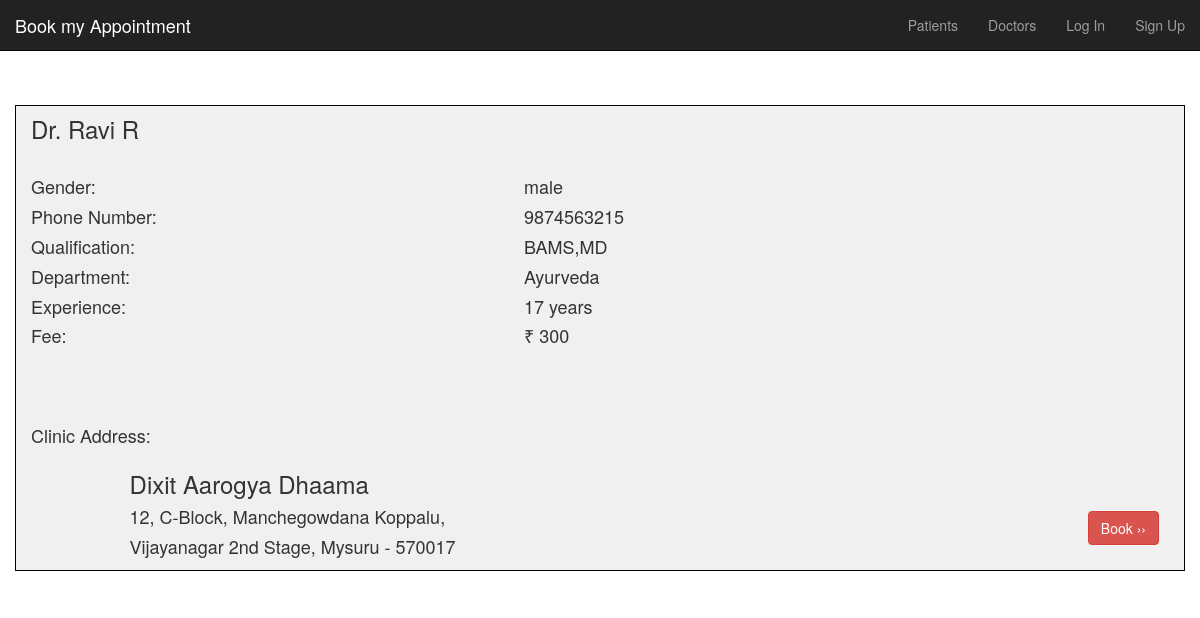
The app's page /result2.php?doctorID=1 with its own data.
### tables this page shows
CREATE TABLE `doctor` (
  `doctorID` int(11) NOT NULL,
  `firstName` varchar(50) NOT NULL,
  `lastName` varchar(50) DEFAULT NULL,
  `gender` varchar(6) NOT NULL,
  `dob` date NOT NULL,
  `phoneNumber` bigint(10) NOT NULL,
  `registerDate` date NOT NULL,
  `qualification` varchar(100) NOT NULL,
  `departmentID` int(11) NOT NULL,
  `buildingID` int(11) NOT NULL,
  `experience` int(2) DEFAULT NULL,
  `fee` int(4) NOT NULL
);

CREATE TABLE `department` (
  `departmentID` int(11) NOT NULL,
  `name` varchar(100) NOT NULL
);

CREATE TABLE `building` (
  `buildingID` int(11) NOT NULL,
  `name` varchar(100) NOT NULL,
  `type` varchar(8) NOT NULL,
  `addressLine1` varchar(100) NOT NULL,
  `addressLine2` varchar(100) NOT NULL,
  `addressLine3` varchar(100) NOT NULL,
  `city` varchar(50) NOT NULL,
  `pin` int(6) NOT NULL,
  `latitude` double NOT NULL,
  `longitude` double NOT NULL
);

### result2.php (the view, shortened to what this page needs)
<?php
require_once "includes/connect.php";
?>
<!DOCTYPE html>
<html lang="en">
<head>
    <link rel="stylesheet" href="css/bootstrap.min.css">
</head>
<body>
	<nav class="navbar navbar-inverse navbar-fixed-top">
		<div class="container-fluid">
			<div class="navbar-header">
				<a class="navbar-brand" href="index.php">Book my Appointment</a>
			</div>
			<div class="collapse navbar-collapse" id="myNavbarTop">
				<ul class="nav navbar-nav navbar-right">
					<li><a href="index.php">Patients</a></li>
					<li><a href="doctor.php">Doctors</a></li>
					<?php
					if (isset($_SESSION['personID'])) {
						echo '
							<li><a href="person/profile.php">My Profile</a></li>
							<li><a href="includes/person-logout.php">Log Out</a></li>';
					}
                    else {
						echo '
							<li><a href="person/login.php">Log In</a></li>
							<li><a href="person/signup.php">Sign Up</a></li>';
					}
					?>
				</ul>
			</div>
		</div>
	</nav>
	<div class="container-fluid">
	<div class="container a">
	<div class="row">
		<?php
			$doctorID = $_GET["doctorID"];
			$sql = "select * from doctor where doctorID = '$doctorID';";
			$result = $conn->query($sql);
			if($row = $result->fetch_assoc()) {
		        $firstName = $row["firstName"];
		        $lastName = $row["lastName"];
		        $gender = $row["gender"];
		        $phone = $row["phoneNumber"];
		        $qualification = $row["qualification"];
		        $departmentID = $row['departmentID'];
		        $buildingID = $row['buildingID'];
		        $experience = $row["experience"];
		        $fee = $row["fee"];
			}
			$sql = "select * from department where departmentID = '$departmentID';";
			$result = $conn->query($sql);
			if($row = $result->fetch_assoc()) {
		        $departmentName = $row['name'];
			}
			$sql = "select * from building where buildingID = '$buildingID';";
			$result = $conn->query($sql);
			if($row = $result->fetch_assoc()) {
		        $buildingName = $row['name'];
		        $buildingType = $row['type'];
		        $addressLine1 = $row['addressLine1'];
		        $addressLine2 = $row['addressLine2'];
		        $addressLine3 = $row['addressLine3'];
		        $city = $row['city'];
		        $pin = $row['pin'];
			}
		?>
		<div class="media thumb">
            <div class="media-body b">
                <div class="row"><div class="col-md-12">
                    <h3 class="media-heading">
                    <?php echo "Dr. ".$firstName." ".$lastName;?></h3>
                    <br>
                </div></div>
                <div class="row">
                <div class="col-md-5"><h4>
                <p>Gender:&nbsp;&nbsp;&nbsp;&nbsp; </p>
                <p>Phone Number:&nbsp;&nbsp;&nbsp;&nbsp; </p>
               	<p>Qualification:&nbsp;&nbsp;&nbsp;&nbsp; </p>
                <p>Department:&nbsp;&nbsp;&nbsp;&nbsp; </p>
                <p>Experience:&nbsp;&nbsp;&nbsp;&nbsp; </p>
                <p>Fee: </p>&nbsp;&nbsp;&nbsp;&nbsp;</h4>
                </div>
                <div class="col-md-7"><h4>
                <p><?php echo $gender;?></p>
                <p><?php echo $phone;?></p>
                <p><?php echo $qualification;?></p>
                <p><?php echo $departmentName;?></p>
                <p><?php echo $experience." years";?></p>
                <p><?php echo "&#8377; ".$fee;?></p></h4>
                </div>
                </div>
                <br>
                <br>
                <div class="row">
                	<div class="col-md-12">
                    	<h4 class="media-heading"><?php echo $buildingType." Address: ";?></h4>
                    </div>
                </div>
                <div class="row">
                	<div class="col-md-1"></div>
                    <div class="col-md-9">
                    	<h3><?php echo $buildingName;?></h3>
                    	<h4><?php echo $addressLine1.", ".$addressLine2.",";?></h4>
                    	<h4><?php echo $addressLine3.", ".$city." - ".$pin;?></h4>
                	</div>
                	<div class="col-md-2">
                <br>
                <br>
                <br>
                <a href="booking.php?doctorID=<?php echo $doctorID; ?>"><span class="btn btn-i btn-danger">
                Book &rsaquo;&rsaquo;
                </span></a>
                </div>
                </div>
            </div>
        </div><br>
        </div></div>
    </div>
</body>
</html>

### result2.php (style rules this page uses)
body { scroll-behavior: smooth; overflow-x: hidden; }
.b { padding-left:15px; padding-top:10px; }
.a { margin-top:55px; }
.thumb { margin-top:2px; border:1px solid black; background-color:rgb(240, 240, 240); }
.btn-i { margin-right:25px; margin-bottom: 25px;float:right; }

### records on screen
doctor: firstName "Ravi", lastName "R", gender "male", phoneNumber "9874563215", qualification "BAMS,MD", experience "17", fee "300"
department: name "Ayurveda"
building: type "Clinic", name "Dixit Aarogya Dhaama", addressLine1 "12, C-Block", addressLine2 "Manchegowdana Koppalu", addressLine3 "Vijayanagar 2nd Stage", city "Mysuru", pin "570017"
